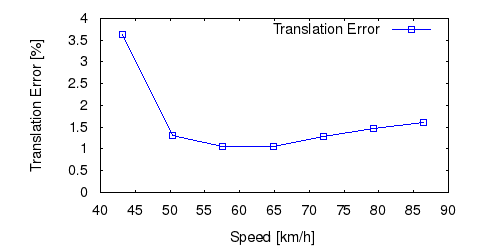

Recreate this plot in gnuplot.
set term postscript eps enhanced color
set output "12_ts.eps"
set size ratio 0.5
set yrange [0:*]
set xlabel "Speed [km/h]"
set ylabel "Translation Error [%]"
plot "12_ts.txt" using ($1*3.6):($2*100) title 'Translation Error' lc rgb "#0000FF" pt 4 w linespoints
